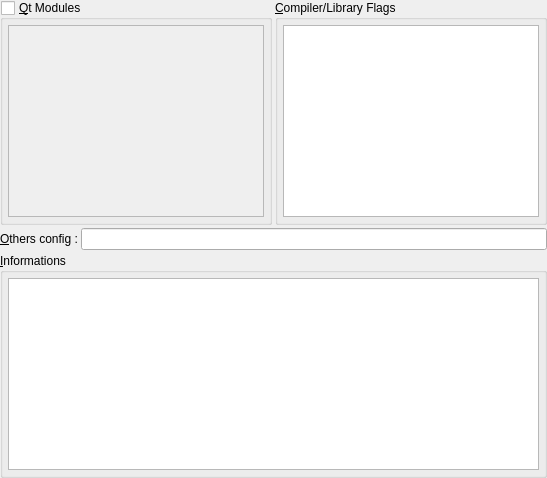
     <widget class="QWidget" name="wLibraries" >
      <layout class="QGridLayout" >
       <property name="leftMargin" >
        <number>0</number>
       </property>
       <property name="topMargin" >
        <number>0</number>
       </property>
       <property name="rightMargin" >
        <number>0</number>
       </property>
       <property name="bottomMargin" >
        <number>0</number>
       </property>
       <property name="horizontalSpacing" >
        <number>3</number>
       </property>
       <property name="verticalSpacing" >
        <number>3</number>
       </property>
       <item row="1" column="0" colspan="2" >
        <layout class="QHBoxLayout" >
         <property name="spacing" >
          <number>3</number>
         </property>
         <property name="leftMargin" >
          <number>0</number>
         </property>
         <property name="topMargin" >
          <number>0</number>
         </property>
         <property name="rightMargin" >
          <number>0</number>
         </property>
         <property name="bottomMargin" >
          <number>0</number>
         </property>
         <item>
          <widget class="QLabel" name="lConfig" >
           <property name="text" >
            <string>&amp;Others config :</string>
           </property>
           <property name="buddy" >
            <cstring>leConfig</cstring>
           </property>
          </widget>
         </item>
         <item>
          <widget class="QLineEdit" name="leConfig" />
         </item>
        </layout>
       </item>
       <item row="0" column="0" >
        <widget class="QGroupBox" name="gbQtModules" >
         <property name="statusTip" >
          <string>qt</string>
         </property>
         <property name="title" >
          <string>&amp;Qt Modules</string>
         </property>
         <property name="checkable" >
          <bool>true</bool>
         </property>
         <property name="checked" >
          <bool>false</bool>
         </property>
         <layout class="QVBoxLayout" >
          <property name="spacing" >
           <number>3</number>
          </property>
          <property name="leftMargin" >
           <number>5</number>
          </property>
          <property name="topMargin" >
           <number>5</number>
          </property>
          <property name="rightMargin" >
           <number>5</number>
          </property>
          <property name="bottomMargin" >
           <number>5</number>
          </property>
          <item>
           <widget class="QListWidget" name="lwQtModules" >
            <property name="statusTip" >
             <string>QT</string>
            </property>
           </widget>
          </item>
         </layout>
        </widget>
       </item>
       <item row="0" column="1" >
        <widget class="QGroupBox" name="gbCompilerFlags" >
         <property name="title" >
          <string>&amp;Compiler/Library Flags</string>
         </property>
         <layout class="QVBoxLayout" >
          <property name="spacing" >
           <number>3</number>
          </property>
          <property name="leftMargin" >
           <number>5</number>
          </property>
          <property name="topMargin" >
           <number>5</number>
          </property>
          <property name="rightMargin" >
           <number>5</number>
          </property>
          <property name="bottomMargin" >
           <number>5</number>
          </property>
          <item>
           <widget class="QListWidget" name="lwCompilerFlags" >
            <property name="statusTip" >
             <string>CONFIG</string>
            </property>
           </widget>
          </item>
         </layout>
        </widget>
       </item>
       <item row="2" column="0" colspan="2" >
        <widget class="QGroupBox" name="gbInformations" >
         <property name="sizePolicy" >
          <sizepolicy vsizetype="Expanding" hsizetype="Expanding" >
           <horstretch>99</horstretch>
           <verstretch>0</verstretch>
          </sizepolicy>
         </property>
         <property name="title" >
          <string>&amp;Informations</string>
         </property>
         <layout class="QVBoxLayout" >
          <property name="spacing" >
           <number>3</number>
          </property>
          <property name="leftMargin" >
           <number>5</number>
          </property>
          <property name="topMargin" >
           <number>5</number>
          </property>
          <property name="rightMargin" >
           <number>5</number>
          </property>
          <property name="bottomMargin" >
           <number>5</number>
          </property>
          <item>
           <widget class="QTextBrowser" name="tbInformations" />
          </item>
         </layout>
        </widget>
       </item>
      </layout>
     </widget>
